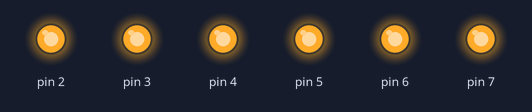
A sketch run on a simulated Arduino Uno, built with avr-gcc and run on an emulated ATmega328P. Shown: output pins drawn as LEDs (lit = HIGH).

Above: at 0.5 s.
At 3.5 s:
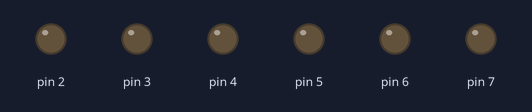
Timing chart, 0 to 4.6 s (numbered marks = the images above):
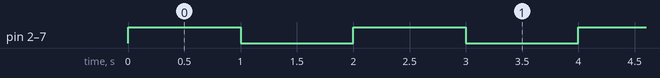

The sketch:

TEST-RELAY.ino
```cpp
void setup() {
  // Mengatur pin 2 hingga 7 sebagai OUTPUT
  for (int i = 2; i <= 7; i++) {
    pinMode(i, OUTPUT);
  }
}

void loop() {
  // Menghidupkan semua pin dari 2 hingga 7
  for (int i = 2; i <= 7; i++) {
    digitalWrite(i, HIGH);
  }
  delay(1000); // Tunggu selama 1 detik

  // Mematikan semua pin dari 2 hingga 7
  for (int i = 2; i <= 7; i++) {
    digitalWrite(i, LOW);
  }
  delay(1000); // Tunggu selama 1 detik sebelum mengulangi
}
```

Measured:
- by itself, pin 2–7: alternates HIGH for 1.0 s and LOW for 1.0 s
